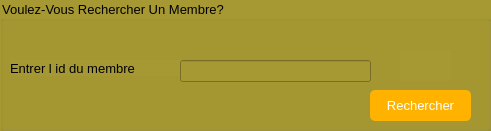
       <widget class="QGroupBox" name="groupBox">
        <property name="geometry">
         <rect>
          <x>10</x>
          <y>370</y>
          <width>491</width>
          <height>131</height>
         </rect>
        </property>
        <property name="font">
         <font>
          <family>MS Shell Dlg 2</family>
          <pointsize>10</pointsize>
          <weight>50</weight>
          <bold>false</bold>
         </font>
        </property>
        <property name="styleSheet">
         <string notr="true">background-color: rgb(166, 153, 51)</string>
        </property>
        <property name="title">
         <string>Voulez-Vous Rechercher Un Membre?</string>
        </property>
        <widget class="QLabel" name="label_8">
         <property name="geometry">
          <rect>
           <x>10</x>
           <y>60</y>
           <width>171</width>
           <height>16</height>
          </rect>
         </property>
         <property name="font">
          <font>
           <family>MS Shell Dlg 2</family>
           <pointsize>10</pointsize>
           <weight>50</weight>
           <bold>false</bold>
          </font>
         </property>
         <property name="text">
          <string>Entrer l id du membre</string>
         </property>
        </widget>
        <widget class="QLineEdit" name="lineEdit_5">
         <property name="geometry">
          <rect>
           <x>180</x>
           <y>60</y>
           <width>191</width>
           <height>22</height>
          </rect>
         </property>
        </widget>
        <widget class="QPushButton" name="pushButton_9">
         <property name="geometry">
          <rect>
           <x>370</x>
           <y>90</y>
           <width>101</width>
           <height>31</height>
          </rect>
         </property>
         <property name="font">
          <font>
           <pointsize>10</pointsize>
           <underline>false</underline>
           <strikeout>false</strikeout>
          </font>
         </property>
         <property name="styleSheet">
          <string notr="true">QPushButton {
padding: 1px;
border-style: solid;
border: 2px solid gray;
border-radius: 8px;
background-color: rgb(170, 150, 123);
border:2px solid #000;
}
QPushButton {
     color: #fff !important;

text-decoration: none;
background: #ffb300;

border-radius: 5px;
display: inline-block;
border: none;
transition: all 0.4s ease 0s;
 }
 QPushButton:hover {
     background: #ffcc00;
	background-color: ;
letter-spacing: 1px;
-webkit-box-shadow: 0px 5px 40px -10px rgba(0,0,0,0.57);
-moz-box-shadow: 0px 5px 40px -10px rgba(0,0,0,0.57);
box-shadow: 5px 40px -10px rgba(0,0,0,0.57);
transition: all 0.4s ease 0s;
 }</string>
         </property>
         <property name="text">
          <string>Rechercher</string>
         </property>
        </widget>
        <widget class="QLabel" name="label_25">
         <property name="geometry">
          <rect>
           <x>400</x>
           <y>50</y>
           <width>51</width>
           <height>31</height>
          </rect>
         </property>
         <property name="styleSheet">
          <string notr="true">image:url(:/img/find2.png)</string>
         </property>
         <property name="text">
          <string/>
         </property>
        </widget>
       </widget>
